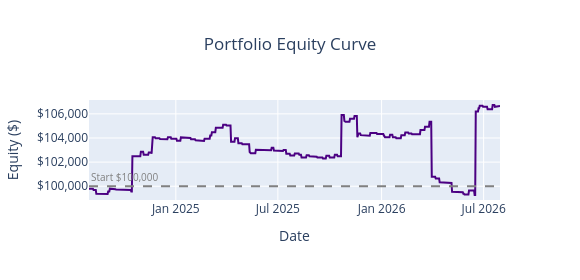

The cell this chart's notebook holds for it:
### Markdown cell above
### Equity Curve

### Code cell
report.plot_equity()

### Figure 1 — Plotly figure (JSON) as saved in the notebook; plotly's stock layout.template omitted (floating-point values rounded to 4 significant figures; data arrays with more than 128 entries replaced by an {"elided": "..."} marker saying what was removed)
{"data": [{"hovertemplate": "Date: %{x|%Y-%m-%d}<br>Equity: $%{y:,.0f}<extra></extra>", "line": {"color": "indigo", "width": 2}, "mode": "lines", "name": "Equity", "type": "scatter", "x": {"elided": "730 str values"}, "y": {"elided": "730 float values"}}], "layout": {"annotations": [{"font": {"color": "gray", "size": 10}, "showarrow": false, "text": "Start $100,000", "x": 0, "xanchor": "left", "xref": "x domain", "y": 100000, "yanchor": "bottom", "yref": "y"}], "height": 280, "shapes": [{"line": {"color": "gray", "dash": "dash"}, "type": "line", "x0": 0, "x1": 1, "xref": "x domain", "y0": 100000, "y1": 100000, "yref": "y"}], "title": {"text": "Portfolio Equity Curve", "x": 0.5}, "width": 580, "xaxis": {"title": {"text": "Date"}}, "yaxis": {"tickformat": "$,.0f", "title": {"text": "Equity ($)"}, "zeroline": false}}}
